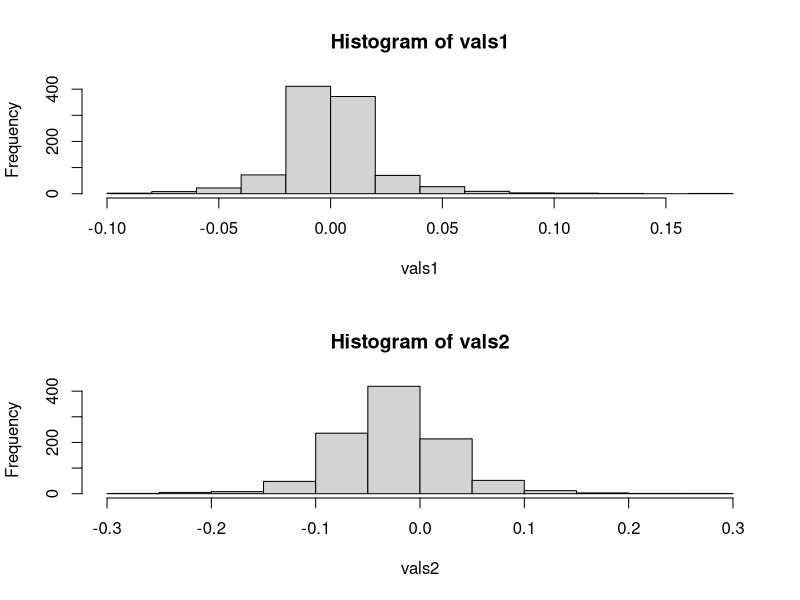
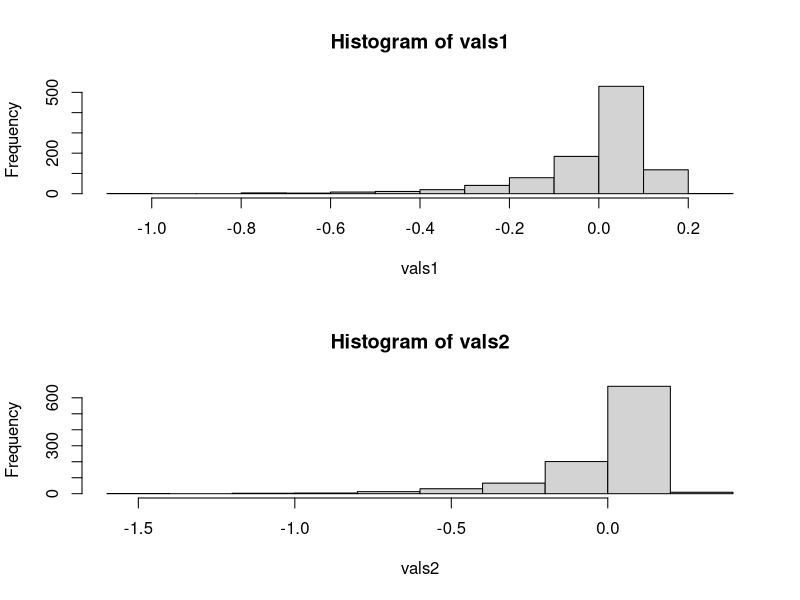
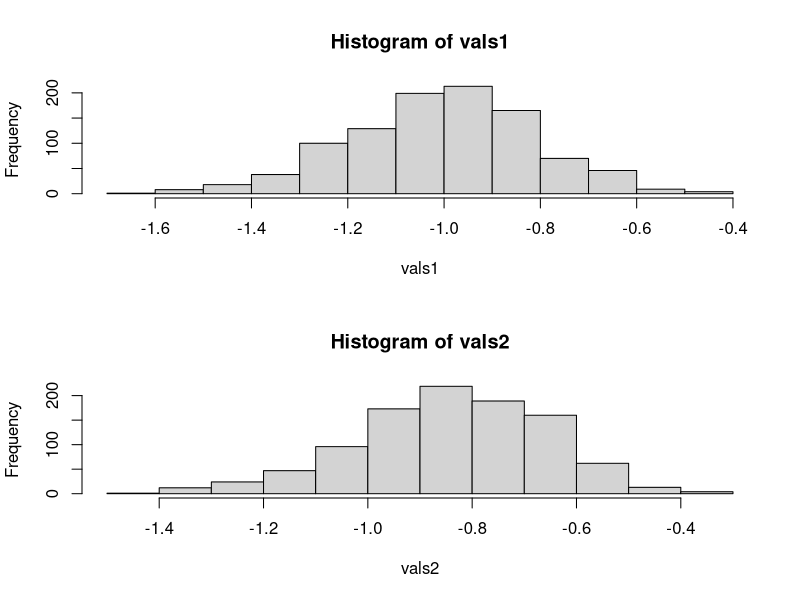

These charts were generated, in order, by the following R code:
####
##  Bootstrap testing mu^2 = mu^2
##  One dimensional case!!
####

data_model <- function(muA, muB, sigma2A, sigma2B) {
  sampler <- function(nA, nB) {
    noise_mult <- 1
    if (nA + nB == 0) {
      noise_mult <- 0
      nA <- 2
      nB <- 2
    }
    xA <- rnorm(nA, mean = muA, sd = noise_mult * sqrt(sigma2A))
    xB <- rnorm(nB, mean = muB, sd = noise_mult * sqrt(sigma2B))
    dat <- rbind(cbind(0, xA), cbind(1, xB))
    dat
  }
  # force eval
  lala <- sampler(10, 10)
  sampler
}

stat.diff <- function(dat) {
  xA <- dat[dat[, 1]==0, 2]
  xB <- dat[dat[, 1]==1, 2]
  muA <- mean(xA); sigma2A <- var(xA)
  muB <- mean(xB); sigma2B <- var(xB)
  mu2A <- muA^2 - sigma2A/length(xA)
  mu2B <- muB^2 - sigma2B/length(xB)
  mu2A - mu2B
}

boot_sampler <- function(dat) {
  nX <- sum(dat[, 1] == 0); nY <- sum(dat[, 1] == 1);
  nX0 <- nX; nY0 <- nY
  rawX <- dat[dat[, 1]==0, -1]
  rawY <- dat[dat[, 1]==1, -1]
  sampler <- function(nX = nX0, nY = nY0) {
    if (nX == 0 & nY == 0) {
      return(dat)
    }
    newX <- rawX[sample(nX, nX, TRUE)]
    newY <- rawY[sample(nY, nY, TRUE)]
    newdat <- rbind(cbind(0, newX), cbind(1, newY))
    newdat
  }
  # force eval
  sampler()
  sampler
}

sampling_dist <- function(sampler, theta, nX, nY, mc.reps = 1e3, samples = FALSE) {
  # true params
  dat0 <- sampler(0, 0)
  theta0 <- theta(dat0)
  # get population
  thetas <- lapply(1:mc.reps, function(i) theta(sampler(nX, nY)))    
  thetas <- do.call(cbind, thetas)
  if (samples) {
    return(thetas)
  }
  diffs <- thetas - theta0
  bias <- rowMeans(diffs)
  sdv <- apply(diffs, 1, sd)
  skew <- rowSums(diffs^3)/(rowSums(diffs^2))^(3/2)
  list(bias = bias, sdv = sdv, skew = skew)
}

jackknife <- function(res, theta) {
  theta0 <- theta(res)
  n <- dim(res)[1]
  thetas <- list()
  for (i in 1:n) {
    dat2 <- res[-i, , drop = FALSE]
    thetas[[i]] <- theta(dat2)
  }
  thetas <- do.call(cbind, thetas)
  theta_bar <- rowMeans(thetas)
  diffs <- thetas - theta_bar
  bias <- (n-1) * (theta_bar - theta0)
  sdv <- sqrt((n-1) * rowMeans((thetas - theta_bar)^2))
  skew <- rowSums(diffs^3)/(rowSums(diffs^2))^(3/2)  
  list(bias = bias, sdv = sdv, skew = skew)
}

inv_alpha_bca <- function(alpha_bca, z0, acc) {
  if (alpha_bca == 1) {
    return(1)
  }
  za <- qnorm(alpha_bca)
  pnorm(
    ((1 - acc * z0) * (za - z0) - z0)/
      (1 + acc * (za - z0))
  )
}

inverse_bca_test <- function(res, theta, mc.reps = 1000) {
  jj <- jackknife(res, theta)
  acc <- jj$skew/6
  boot_s1 <- boot_sampler(res)
  nX <- sum(res[, 1] == 0); nY <- sum(res[, 1] == 1)
  thetas <- sampling_dist(boot_s1, theta, nX, nY, mc.reps, TRUE)
  theta0 <- theta(res)
  z0s <- sapply(1:length(theta0), function(i) {
    qnorm(sum(thetas[i, ] < theta0[i])/mc.reps)
  })
  pvs <- sapply(1:length(theta0), function(i) {
    v <- thetas[i, ]
    p1 <- (sum(v > 0) + 1)/(mc.reps + 1)
    p2 <- (sum(v < 0) + 1)/(mc.reps + 1)
    p1_mod <- inv_alpha_bca(p1, z0s[i], acc[i])
    p2_mod <- inv_alpha_bca(p2, -z0s[i], acc[i])
    2 * pmin(p1_mod, p2_mod)
  })
  min(pvs) * length(pvs)
}



####
##  Test out the functions
####

h0 <- data_model(0, 0, 1, 1)
h0v <- data_model(0,0,1, 10)
h1 <- data_model(0, 1, 1, 1)

stat.diff(h0(10, 10))
stat.diff(h0(1000, 1000))
stat.diff(h0(0,0))

stat.diff(h0v(10, 10))
stat.diff(h0v(1000, 1000))
stat.diff(h0v(0,0))

stat.diff(h1(10, 10))
stat.diff(h1(1000, 1000))
stat.diff(h1(0,0))

(dat <- h0(5, 5))
bs <- boot_sampler(dat)
bs(10, 10)

####
##  Investigate effect of bootstrap resampling
####

mc.reps <- 1000

h0 <- data_model(0, 0, 1, 1)
h0v <- data_model(0,0,1, 10)
h1 <- data_model(0, 1, 1, 1)

nX <- 100; nY <- nX

vals1 <- sampling_dist(h0, stat.diff, nX, nY, mc.reps, TRUE)
vals2 <- sampling_dist(boot_sampler(h0(nX, nY)), stat.diff, nX, nY, mc.reps, TRUE)
layout(t(t(1:2))); hist(vals1); hist(vals2)

vals1 <- sampling_dist(h0v, stat.diff, nX, nY, mc.reps, TRUE)
vals2 <- sampling_dist(boot_sampler(h0v(nX, nY)), stat.diff, nX, nY, mc.reps, TRUE)
layout(t(t(1:2))); hist(vals1); hist(vals2)

vals1 <- sampling_dist(h1, stat.diff, nX, nY, mc.reps, TRUE)
vals2 <- sampling_dist(boot_sampler(h1(nX, nY)), stat.diff, nX, nY, mc.reps, TRUE)
layout(t(t(1:2))); hist(vals1); hist(vals2)

####
##  How does inverse BCA do?
####
mc.reps = 1000
nX <- 100; nY <- nX 
res0 <- h0(nX, nY)
res0v <- h0v(nX, nY)
res1 <- h1(nX, nY)

c(inverse_bca_test(res0, stat.diff, mc.reps), 
  inverse_bca_test(res0v, stat.diff, mc.reps),
  inverse_bca_test(res1, stat.diff, mc.reps))
